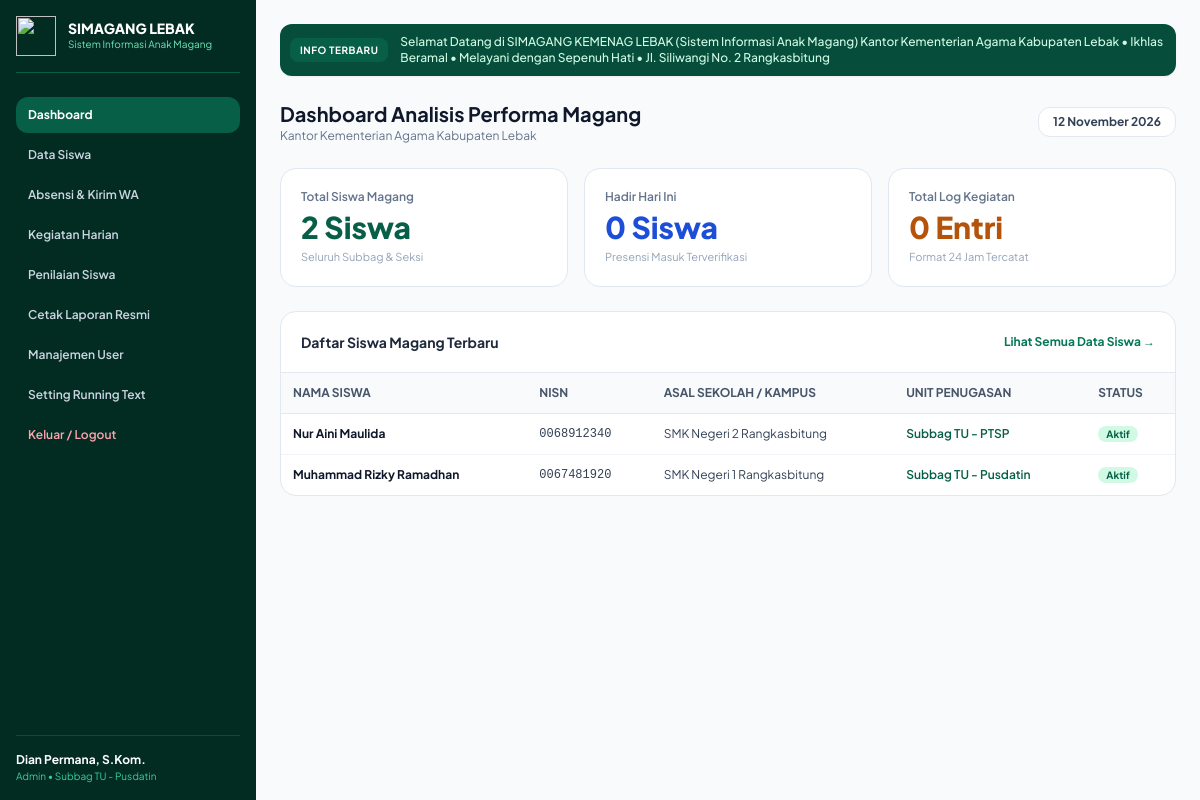
The page /dashboard_admin.php (signed in) on the database its author committed.
### tables this page shows
CREATE TABLE IF NOT EXISTS `settings` (
  `id` INT PRIMARY KEY DEFAULT 1,
  `running_text` TEXT NOT NULL,
  `auto_logout_minutes` INT NOT NULL DEFAULT 15,
  `gps_enabled` TINYINT(1) NOT NULL DEFAULT 1,
  `gps_lat` DECIMAL(10,8) NOT NULL DEFAULT -6.36791,
  `gps_lng` DECIMAL(11,8) NOT NULL DEFAULT 106.26853,
  `gps_radius` INT NOT NULL DEFAULT 100,
  `created_at` TIMESTAMP DEFAULT CURRENT_TIMESTAMP
);

CREATE TABLE IF NOT EXISTS `students` (
  `id` INT AUTO_INCREMENT PRIMARY KEY,
  `photo` VARCHAR(255) DEFAULT 'assets/img/default-avatar.png',
  `username` VARCHAR(50) NOT NULL UNIQUE,
  `password` VARCHAR(255) NOT NULL,
  `nama` VARCHAR(150) NOT NULL,
  `nisn` VARCHAR(20) NOT NULL UNIQUE,
  `tempat_lahir` VARCHAR(100) NOT NULL,
  `tanggal_lahir` DATE NOT NULL,
  `kelas` VARCHAR(50) NOT NULL,
  `program_keahlian` VARCHAR(100) NOT NULL,
  `no_hp` VARCHAR(20) NOT NULL,
  `asal_sekolah` VARCHAR(150) NOT NULL,
  `pembimbing_sekolah` VARCHAR(150) NOT NULL,
  `no_hp_pembimbing` VARCHAR(20) NOT NULL,
  `alamat` TEXT NOT NULL,
  `tempat_penugasan` VARCHAR(100) NOT NULL,
  `pembimbing_kantor` VARCHAR(150) NOT NULL,
  `nip_pembimbing` VARCHAR(30) NOT NULL,
  `status` ENUM('Aktif', 'Selesai', 'Berhenti/Pindah') NOT NULL DEFAULT 'Aktif',
  `tahun` VARCHAR(4) NOT NULL DEFAULT '2026',
  `tanggal_mulai` DATE DEFAULT NULL,
  `tanggal_selesai` DATE DEFAULT NULL,
  `created_at` TIMESTAMP DEFAULT CURRENT_TIMESTAMP
);

### dashboard_admin.php (the view, shortened to what this page needs)
<?php
require_once 'config/koneksi.php';
$user_role = $_SESSION['role'];
$user_seksi = $_SESSION['seksi'];
$is_restricted = in_array($user_role, ['admin_seksi', 'opr_pembimbing']);
if ($is_restricted) {
    $stmtSiswa = $pdo->prepare("SELECT COUNT(*) FROM students WHERE tempat_penugasan = ?");
    $stmtSiswa->execute([$user_seksi]);
    $total_siswa = $stmtSiswa->fetchColumn();
    $stmtHadir = $pdo->prepare("SELECT COUNT(*) FROM attendance a JOIN students s ON a.student_id = s.id WHERE s.tempat_penugasan = ? AND a.tanggal = CURDATE() AND a.status = 'Hadir'");
    $stmtHadir->execute([$user_seksi]);
    $total_hadir_hari_ini = $stmtHadir->fetchColumn();
} else {
    $total_siswa = $pdo->query("SELECT COUNT(*) FROM students")->fetchColumn();
    $total_hadir_hari_ini = $pdo->query("SELECT COUNT(*) FROM attendance WHERE tanggal = CURDATE() AND status = 'Hadir'")->fetchColumn();
}
$total_kegiatan = $pdo->query("SELECT COUNT(*) FROM activities")->fetchColumn();
$setting = $pdo->query("SELECT * FROM settings WHERE id = 1")->fetch();
$running_text = $setting['running_text'] ?? 'Selamat Datang di SIMAGANG KEMENAG LEBAK (Sistem Informasi Anak Magang) Kantor Kementerian Agama Kabupaten Lebak';
?>
<!DOCTYPE html>
<html lang="id">
<head>
    <script src="https://cdn.tailwindcss.com"></script>
</head>
<body class="bg-slate-50 flex min-h-screen">
    <aside class="w-64 bg-emerald-950 text-white min-h-screen p-4 flex flex-col justify-between shrink-0">
        <div>
            <div class="flex items-center gap-3 mb-6 pb-4 border-b border-emerald-800">
                <img src="assets/img/kemenag-logo.png" class="w-10 h-10 object-contain" onerror="this.src='https://upload.wikimedia.org/wikipedia/commons/thumb/a/a2/Logo_Kementerian_Agama_Republik_Indonesia.png/600px-Logo_Kementerian_Agama_Republik_Indonesia.png'">
                <div>
                    <h2 class="font-black text-sm leading-tight">SIMAGANG LEBAK</h2>
                    <p class="text-[10px] text-emerald-300">Sistem Informasi Anak Magang</p>
                </div>
            </div>
            <nav class="space-y-1 text-xs">
                <a href="dashboard_admin.php" class="block py-2.5 px-3 bg-emerald-800 rounded-xl font-bold text-white">Dashboard</a>
                <a href="siswa.php" class="block py-2.5 px-3 hover:bg-emerald-900 rounded-xl text-slate-300 font-semibold">Data Siswa</a>
                <a href="absensi.php" class="block py-2.5 px-3 hover:bg-emerald-900 rounded-xl text-slate-300 font-semibold">Absensi &amp; Kirim WA</a>
                <a href="kegiatan.php" class="block py-2.5 px-3 hover:bg-emerald-900 rounded-xl text-slate-300 font-semibold">Kegiatan Harian</a>
                <a href="penilaian.php" class="block py-2.5 px-3 hover:bg-emerald-900 rounded-xl text-slate-300 font-semibold">Penilaian Siswa</a>
                <a href="laporan.php" class="block py-2.5 px-3 hover:bg-emerald-900 rounded-xl text-slate-300 font-semibold">Cetak Laporan Resmi</a>
                <a href="users.php" class="block py-2.5 px-3 hover:bg-emerald-900 rounded-xl text-slate-300 font-semibold">Manajemen User</a>
                <a href="running_text.php" class="block py-2.5 px-3 hover:bg-emerald-900 rounded-xl text-slate-300 font-semibold">Setting Running Text</a>
                <a href="logout.php" class="block py-2.5 px-3 hover:bg-rose-900/60 rounded-xl text-rose-300 font-semibold mt-4">Keluar / Logout</a>
            </nav>
        </div>
        <div class="pt-4 border-t border-emerald-900 text-xs">
            <p class="font-bold"><?= htmlspecialchars($_SESSION['nama']) ?></p>
            <p class="text-[10px] text-emerald-400 capitalize"><?= htmlspecialchars($_SESSION['role']) ?> &bull; <?= htmlspecialchars($_SESSION['seksi']) ?></p>
        </div>
    </aside>
    <main class="flex-1 p-6 max-w-7xl">
        <div class="bg-emerald-900 text-emerald-100 p-2.5 rounded-xl mb-6 text-xs font-bold shadow-sm overflow-hidden flex items-center gap-3">
            <span class="bg-emerald-800 text-white px-2.5 py-1 rounded-lg shrink-0 uppercase tracking-wider text-[10px]">Info Terbaru</span>
            <marquee behavior="scroll" direction="left" class="w-full font-medium"><?= htmlspecialchars($running_text) ?></marquee>
        </div>
        <header class="flex justify-between items-center mb-6">
            <div>
                <h1 class="text-xl font-bold text-slate-900">Dashboard Analisis Performa Magang</h1>
                <p class="text-xs text-slate-500">Kantor Kementerian Agama Kabupaten Lebak</p>
            </div>
            <div class="text-xs bg-white border border-slate-200 px-3.5 py-1.5 rounded-xl font-bold text-slate-700">
                <?= date('d F Y') ?>
            </div>
        </header>
        <div class="grid grid-cols-1 md:grid-cols-3 gap-4 mb-6">
            <div class="bg-white p-5 rounded-2xl border border-slate-200 shadow-xs">
                <p class="text-xs font-semibold text-slate-500">Total Siswa Magang</p>
                <h3 class="text-3xl font-extrabold text-emerald-800 mt-1"><?= $total_siswa ?> Siswa</h3>
                <p class="text-[11px] text-slate-400 mt-1"><?= $is_restricted ? "Unit: $user_seksi" : "Seluruh Subbag & Seksi" ?></p>
            </div>
            <div class="bg-white p-5 rounded-2xl border border-slate-200 shadow-xs">
                <p class="text-xs font-semibold text-slate-500">Hadir Hari Ini</p>
                <h3 class="text-3xl font-extrabold text-blue-700 mt-1"><?= $total_hadir_hari_ini ?> Siswa</h3>
                <p class="text-[11px] text-slate-400 mt-1">Presensi Masuk Terverifikasi</p>
            </div>
            <div class="bg-white p-5 rounded-2xl border border-slate-200 shadow-xs">
                <p class="text-xs font-semibold text-slate-500">Total Log Kegiatan</p>
                <h3 class="text-3xl font-extrabold text-amber-700 mt-1"><?= $total_kegiatan ?> Entri</h3>
                <p class="text-[11px] text-slate-400 mt-1">Format 24 Jam Tercatat</p>
            </div>
        </div>
        <div class="bg-white rounded-2xl border border-slate-200 shadow-xs overflow-hidden">
            <div class="p-5 border-b border-slate-200 flex justify-between items-center">
                <h2 class="font-bold text-sm text-slate-800">Daftar Siswa Magang Terbaru</h2>
                <a href="siswa.php" class="text-xs text-emerald-700 font-bold hover:underline">Lihat Semua Data Siswa &rarr;</a>
            </div>
            <table class="w-full text-xs text-left">
                <thead class="bg-slate-50 border-b border-slate-200 text-slate-600 uppercase font-bold">
                    <tr>
                        <th class="p-3">Nama Siswa</th>
                        <th class="p-3">NISN</th>
                        <th class="p-3">Asal Sekolah / Kampus</th>
                        <th class="p-3">Unit Penugasan</th>
                        <th class="p-3">Status</th>
                    </tr>
                </thead>
                <tbody class="divide-y divide-slate-100">
                    <?php
                    $query = $is_restricted
                        ? "SELECT * FROM students WHERE tempat_penugasan = ? ORDER BY id DESC LIMIT 5"
                        : "SELECT * FROM students ORDER BY id DESC LIMIT 5";
                    $stmt = $pdo->prepare($query);
                    $stmt->execute($is_restricted ? [$user_seksi] : []);
                    while ($s = $stmt->fetch()):
                    ?>
                    <tr>
                        <td class="p-3 font-bold text-slate-900"><?= htmlspecialchars($s['nama']) ?></td>
                        <td class="p-3 font-mono text-slate-700"><?= htmlspecialchars($s['nisn']) ?></td>
                        <td class="p-3 text-slate-700"><?= htmlspecialchars($s['asal_sekolah']) ?></td>
                        <td class="p-3 font-semibold text-emerald-800"><?= htmlspecialchars($s['tempat_penugasan']) ?></td>
                        <td class="p-3"><span class="bg-emerald-100 text-emerald-800 px-2 py-0.5 rounded-full text-[10px] font-bold"><?= $s['status'] ?></span></td>
                    </tr>
                    <?php endwhile; ?>
                </tbody>
            </table>
        </div>
    </main>
</body>
</html>

### dashboard_admin.php (style rules this page uses)
body { font-family: 'Plus Jakarta Sans', sans-serif; }

### rows shown on the page
settings: running_text "Selamat Datang di SIMAGANG KEMENAG LEBAK (Sistem Informasi Anak Magang) Kantor Kementerian Agama Kabupaten Lebak • Ikhlas Beramal • Melayani dengan Sepenuh Hati • Jl. Siliwangi No. 2 Rangkasbitung"
students: nama "Nur Aini Maulida", nisn "0068912340", asal_sekolah "SMK Negeri 2 Rangkasbitung", tempat_penugasan "Subbag TU - PTSP", status "Aktif"
students: nama "Muhammad Rizky Ramadhan", nisn "0067481920", asal_sekolah "SMK Negeri 1 Rangkasbitung", tempat_penugasan "Subbag TU - Pusdatin", status "Aktif"

### other values the page prints
$_SESSION['nama'] "Dian Permana, S.Kom."
$_SESSION['role'] "Admin"
$_SESSION['seksi'] "Subbag TU - Pusdatin"
$total_siswa "2"
$total_hadir_hari_ini "0"
$total_kegiatan "0"
